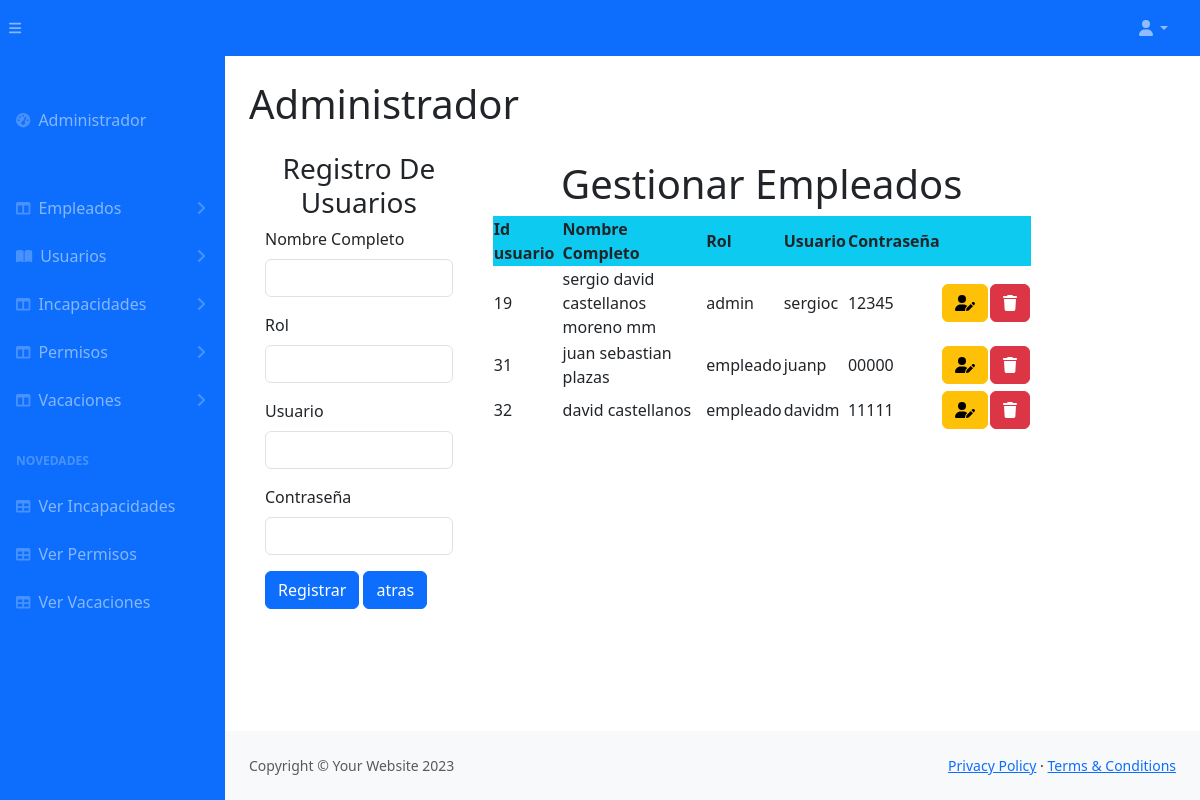
Screenshot of /registrar_usuarios.php (signed in) with the database file from the repository.
### tables this page shows
CREATE TABLE `usuario` (
  `id_usuario` int(10) NOT NULL,
  `nombre_completo` varchar(100) NOT NULL,
  `rol` varchar(50) NOT NULL,
  `usuario` varchar(30) NOT NULL,
  `contrasena` varchar(40) NOT NULL
);

### registrar_usuarios.php (the view, shortened to what this page needs)
<!DOCTYPE html>
<html lang="en">
    <head>
        <link href="css/styles1.css" rel="stylesheet" />
        <link href="https://cdn.jsdelivr.net/npm/bootstrap@5.3.2/dist/css/bootstrap.min.css" rel="stylesheet">
        <link rel="stylesheet" type="text/css" href="https://cdn.datatables.net/1.10.24/css/jquery.dataTables.css">
    </head>
    <body class="sb-nav-fixed">
        <nav class="sb-topnav navbar navbar-expand navbar-dark bg-primary">
            <button class="btn btn-link btn-sm order-1 order-lg-0 me-4 me-lg-0" id="sidebarToggle" href="#!"><i class="fas fa-bars"></i></button>
           <ul class="navbar-nav ms-auto ms-md-0 me-3 me-lg-4">
                <li class="nav-item dropdown">
                    <a class="nav-link dropdown-toggle" id="navbarDropdown" href="#" role="button" data-bs-toggle="dropdown" aria-expanded="false"><i class="fas fa-user fa-fw"></i></a>
                </li>
            </ul>
        </nav>
        <div id="layoutSidenav">
            <div id="layoutSidenav_nav">
                <nav class="sb-sidenav accordion sb-sidenav-dark bg-primary" id="sidenavAccordion">
                    <div class="sb-sidenav-menu">
                        <div class="nav">
                            <div class="sb-sidenav-menu-heading "></div>
                            <a class="nav-link" href="admin.php">
                                <div class="sb-nav-link-icon "><i class="fas fa-tachometer-alt"></i></div>
                                Administrador
                            </a>
                            <div class="sb-sidenav-menu-heading"></div>
                            <a class="nav-link collapsed" href="#" data-bs-toggle="collapse" data-bs-target="#collapseLayouts" aria-expanded="false" aria-controls="collapseLayouts">
                                <div class="sb-nav-link-icon"><i class="fas fa-columns"></i></div>
                                Empleados
                                <div class="sb-sidenav-collapse-arrow"><i class="fas fa-angle-down"></i></div>
                            </a>
                            <a class="nav-link collapsed" href="#" data-bs-toggle="collapse" data-bs-target="#collapsePages" aria-expanded="false" aria-controls="collapsePages">
                                <div class="sb-nav-link-icon"><i class="fas fa-book-open"></i></div>
                                Usuarios
                                <div class="sb-sidenav-collapse-arrow"><i class="fas fa-angle-down"></i></div>
                            </a>
                            <a class="nav-link collapsed" href="#" data-bs-toggle="collapse" data-bs-target="#collapsePages1" aria-expanded="false" aria-controls="collapsePages">
                                <div class="sb-nav-link-icon"><i class="fas fa-columns"></i></div>
                                Incapacidades
                                <div class="sb-sidenav-collapse-arrow"><i class="fas fa-angle-down"></i></div>
                            </a>
                            <a class="nav-link collapsed" href="#" data-bs-toggle="collapse" data-bs-target="#collapsePages2" aria-expanded="false" aria-controls="collapsePages">
                                <div class="sb-nav-link-icon"><i class="fas fa-columns"></i></div>
                                Permisos
                                <div class="sb-sidenav-collapse-arrow"><i class="fas fa-angle-down"></i></div>
                            </a>
                            <a class="nav-link collapsed" href="#" data-bs-toggle="collapse" data-bs-target="#collapsePages3" aria-expanded="false" aria-controls="collapsePages">
                                <div class="sb-nav-link-icon"><i class="fas fa-columns"></i></div>
                                Vacaciones
                                <div class="sb-sidenav-collapse-arrow"><i class="fas fa-angle-down"></i></div>
                            </a>
                            <div class="sb-sidenav-menu-heading">Novedades</div>
                            <a class="nav-link" href="ver_incapacidad.php">
                                <div class="sb-nav-link-icon"><i class="fas fa-table"></i></div>
                                Ver Incapacidades
                            </a>
                            <a class="nav-link" href="ver_permiso.php">
                                <div class="sb-nav-link-icon"><i class="fas fa-table"></i></div>
                                Ver Permisos
                            </a>
                            <a class="nav-link" href="ver_incapacidad.php">
                                <div class="sb-nav-link-icon"><i class="fas fa-table"></i></div>
                                Ver Vacaciones
                            </a>
                        </div>
                    </div>
                </nav>
            </div>
            <div id="layoutSidenav_content">
                <main>
                    <div class="container-fluid px-4">
                        <h1 class="mt-4">Administrador</h1>
                        <div class="container-fluid row">
<div class="container-fluid row">
<form class="col-3 p-3  " method="POST">
    <h3 class="text-center text-secundary ">Registro De Usuarios</h3>
  <div class="mb-3">
    <label for="exampleInputEmail1" class="form-label">Nombre Completo</label>
    <input type="text" class="form-control" name="nombre_completo">
  </div>
  <div class="mb-3">
    <label for="exampleInputEmail1" class="form-label">Rol</label>
    <input type="text" class="form-control" name="rol">
  </div>
  <div class="mb-3">
    <label for="exampleInputEmail1" class="form-label">Usuario</label>
    <input type="text" class="form-control" name="usuario">
  </div>
  <div class="mb-3">
    <label for="exampleInputEmail1" class="form-label">Contraseña</label>
    <input type="password" class="form-control" name="contrasena">
  </div>
  <button type="submit" class="btn btn-primary" name="btnregistraru" value="ok">Registrar</button>
  <a class="btn btn-primary" href="admin.php" role="button">atras</a>
  </form>
  <div class=" col-8 p-4">
<table  class="display nowrap" style="width:100%"  id="">
  <thead class="bg-info bg-info">
    <h1 class="text-center">Gestionar Empleados</h1>
    <tr>
      <th scope="col">Id usuario</th>
      <th scope="col">Nombre Completo</th>
      <th scope="col">Rol</th>
      <th scope="col">Usuario</th>
      <th scope="col">Contraseña</th>
      <th scope="col"></th>
      <th scope="col"></th>
    </tr>
  </thead>
  <tbody>
    <?php
    include "conexion.php";
    $sql=$conexion->query(" select * from usuario ");
    while($datos = $sql->fetch_object()) { ?>
     <tr>
      <td><?=$datos->id_usuario?></td>
      <td><?=$datos->nombre_completo?></td>
      <td><?=$datos->rol?></td>
      <td><?=$datos->usuario?></td>
      <td><?=$datos->contrasena?></td>
      <td>
        <a href="actualizar_usuario.php? id_usuario=<?= $datos->id_usuario?>" class="btn btn-small btn-warning"><i class="fa-solid fa-user-pen"></i></a></td>
        <td><a onclick="return eliminar()" href="registrar_usuarios.php?id_usuario=<?= $datos->id_usuario?>" class="btn btn-small btn-danger"><i class="fa-solid fa-trash"></i></a>
    </td>
    </tr>
    <?php }
    ?>
  </tbody>
</table>
</div>
</div>
                </main>
                <footer class="py-4 bg-light mt-auto">
                    <div class="container-fluid px-4">
                        <div class="d-flex align-items-center justify-content-between small">
                            <div class="text-muted">Copyright &copy; Your Website 2023</div>
                            <div>
                                <a href="#">Privacy Policy</a>
                                &middot;
                                <a href="#">Terms &amp; Conditions</a>
                            </div>
                        </div>
                    </div>
                </footer>
            </div>
        </div>
    </body>
</html>

### rows the page displays
usuario: id_usuario "19", nombre_completo "sergio david castellanos moreno mm", rol "admin", usuario "sergioc", contrasena "12345"
usuario: id_usuario "31", nombre_completo "juan sebastian plazas", rol "empleado", usuario "juanp", contrasena "00000"
usuario: id_usuario "32", nombre_completo "david castellanos", rol "empleado", usuario "davidm", contrasena "11111"
